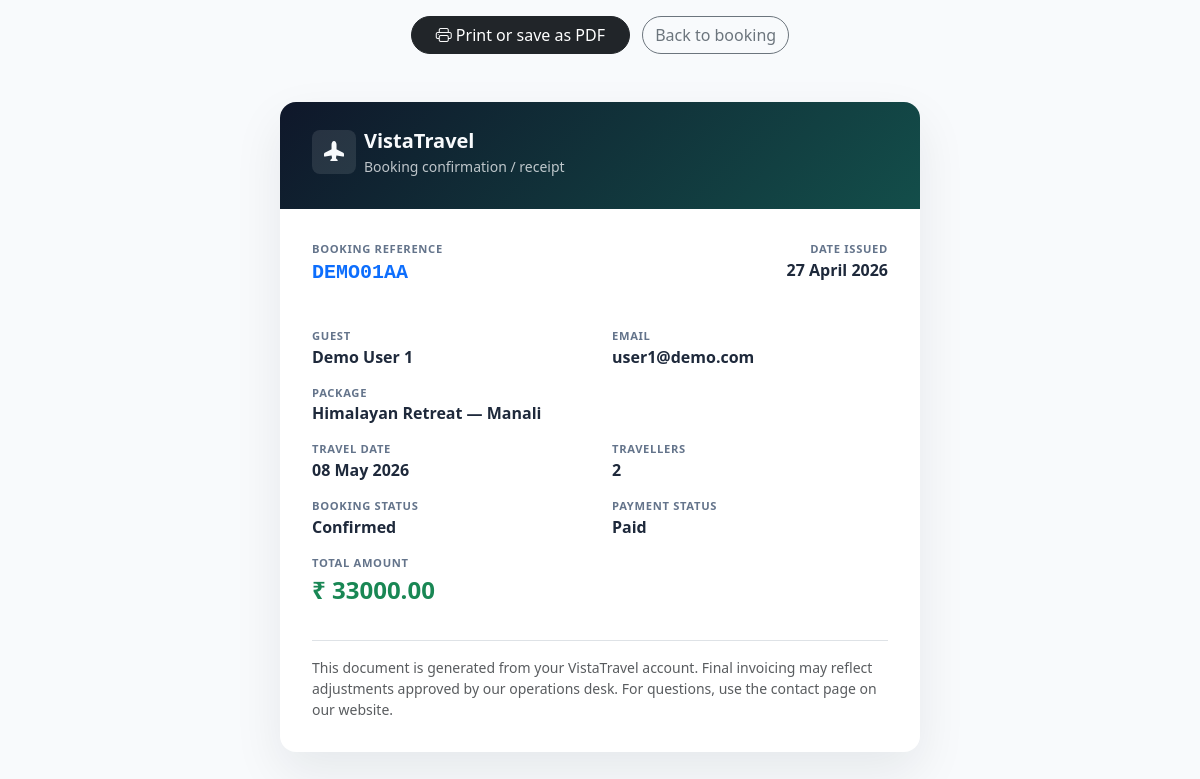
Screenshot of /user/bookings/1/receipt (signed in) with the database file from the repository.
### app/models.py (models this page shows, shortened)
class Booking(db.Model):
    __tablename__ = "bookings"
    id = db.Column(db.Integer, primary_key=True)
    public_id = db.Column(db.String(32), unique=True, nullable=False, index=True)
    user_id = db.Column(db.Integer, db.ForeignKey("users.id"), nullable=False)
    package_id = db.Column(db.Integer, db.ForeignKey("tour_packages.id"), nullable=False)
    package_date_id = db.Column(db.Integer, db.ForeignKey("package_dates.id"))
    travellers_count = db.Column(db.Integer, default=1)
    total_amount = db.Column(db.Numeric(12, 2), default=0)
    status = db.Column(db.String(20), default="pending")
    payment_status = db.Column(db.String(20), default="pending")
    special_request = db.Column(db.Text)
    admin_remarks = db.Column(db.Text)
    coupon_code = db.Column(db.String(40))
    created_at = db.Column(db.DateTime, default=utcnow)
    updated_at = db.Column(db.DateTime, default=utcnow, onupdate=utcnow)
    package = db.relationship("TourPackage", backref="bookings")
    travel_slot = db.relationship("PackageDate", backref="bookings")
    travellers = db.relationship(
        "BookingTraveller", backref="booking", lazy="dynamic", cascade="all, delete-orphan"
    )
    payments = db.relationship(
        "Payment", backref="booking", lazy="dynamic", cascade="all, delete-orphan"
    )

class User(db.Model):
    __tablename__ = "users"
    id = db.Column(db.Integer, primary_key=True)
    full_name = db.Column(db.String(120), nullable=False)
    email = db.Column(db.String(120), unique=True, nullable=False, index=True)
    mobile = db.Column(db.String(20), index=True)
    password_hash = db.Column(db.String(255), nullable=False)
    address = db.Column(db.Text)
    gender = db.Column(db.String(20))
    profile_image = db.Column(db.String(255))
    is_active = db.Column(db.Boolean, default=True)
    recovery_token = db.Column(db.String(128), index=True)
    recovery_token_expires = db.Column(db.DateTime)
    created_at = db.Column(db.DateTime, default=utcnow)
    updated_at = db.Column(db.DateTime, default=utcnow, onupdate=utcnow)
    bookings = db.relationship("Booking", backref="user", lazy="dynamic")
    wishlist_items = db.relationship("Wishlist", backref="user", lazy="dynamic", cascade="all, delete-orphan")

class TourPackage(db.Model):
    __tablename__ = "tour_packages"
    id = db.Column(db.Integer, primary_key=True)
    title = db.Column(db.String(200), nullable=False, index=True)
    brand_id = db.Column(db.Integer, db.ForeignKey("brands.id"), nullable=False)
    category_id = db.Column(db.Integer, db.ForeignKey("categories.id"), nullable=False)
    destination_id = db.Column(db.Integer, db.ForeignKey("destinations.id"), nullable=False)
    hotel_id = db.Column(db.Integer, db.ForeignKey("hotels.id"))
    transport_id = db.Column(db.Integer, db.ForeignKey("transports.id"))
    price = db.Column(db.Numeric(12, 2), nullable=False)
    discount_price = db.Column(db.Numeric(12, 2))
    duration_days = db.Column(db.Integer, default=1)
    duration_nights = db.Column(db.Integer, default=0)
    max_persons = db.Column(db.Integer, default=10)
    start_point = db.Column(db.String(255))
    end_point = db.Column(db.String(255))
    hotel_details_text = db.Column(db.Text)
    meal_details = db.Column(db.Text)
    transport_details_text = db.Column(db.Text)
    itinerary_json = db.Column(db.Text)
    inclusions = db.Column(db.Text)
    exclusions = db.Column(db.Text)
    terms = db.Column(db.Text)
    main_image = db.Column(db.String(255))
    status = db.Column(db.String(20), default="available")
    is_featured = db.Column(db.Boolean, default=False)
    created_at = db.Column(db.DateTime, default=utcnow)
    updated_at = db.Column(db.DateTime, default=utcnow, onupdate=utcnow)
    images = db.relationship(
        "PackageImage", backref="package", lazy="dynamic", cascade="all, delete-orphan"
    )
    dates = db.relationship(
        "PackageDate", backref="package", lazy="dynamic", cascade="all, delete-orphan"
    )

class PackageDate(db.Model):
    __tablename__ = "package_dates"
    id = db.Column(db.Integer, primary_key=True)
    package_id = db.Column(db.Integer, db.ForeignKey("tour_packages.id"), nullable=False)
    travel_date = db.Column(db.Date, nullable=False)
    seats_available = db.Column(db.Integer, default=0)
    booking_closed = db.Column(db.Boolean, default=False)
    created_at = db.Column(db.DateTime, default=utcnow)
    updated_at = db.Column(db.DateTime, default=utcnow, onupdate=utcnow)
    __table_args__ = (db.UniqueConstraint("package_id", "travel_date", name="uq_pkg_date"),)

### app/user_routes.py (the view)
@user_bp.route("/bookings/<int:booking_id>/receipt")
@user_login_required
def booking_receipt(booking_id):
    from .models import User
    user = User.query.get_or_404(session["user_id"])
    b = Booking.query.filter_by(id=booking_id, user_id=user.id).first_or_404()
    return render_template("user/booking_receipt.html", booking=b)

### app/templates/user/booking_receipt.html (shortened to what this page needs)
<!DOCTYPE html>
<html lang="en">
<head>
  <link href="https://cdn.jsdelivr.net/npm/bootstrap@5.3.3/dist/css/bootstrap.min.css" rel="stylesheet">
  <link href="https://cdn.jsdelivr.net/npm/bootstrap-icons@1.11.3/font/bootstrap-icons.min.css" rel="stylesheet">
</head>
<body>
<div class="text-center no-print py-3">
  <button type="button" class="btn btn-dark rounded-pill px-4" onclick="window.print()"><i class="bi bi-printer me-1"></i>Print or save as PDF</button>
  <a class="btn btn-outline-secondary rounded-pill ms-2" href="{{ url_for('user.booking_detail', booking_id=booking.id) }}">Back to booking</a>
</div>
<div class="receipt">
  <div class="receipt-head">
    <div class="d-flex align-items-center gap-2 mb-2">
      <span class="rounded-3 d-inline-flex align-items-center justify-content-center bg-white bg-opacity-10" style="width:44px;height:44px"><i class="bi bi-airplane-fill fs-5"></i></span>
      <div>
        <div class="fw-bold fs-5">VistaTravel</div>
        <div class="small opacity-75">Booking confirmation / receipt</div>
      </div>
    </div>
  </div>
  <div class="receipt-body">
    <div class="row mb-4">
      <div class="col-sm-6">
        <dl class="mb-0">
          <dt>Booking reference</dt>
          <dd class="font-monospace fs-5 text-primary">{{ booking.public_id }}</dd>
        </dl>
      </div>
      <div class="col-sm-6 text-sm-end mt-3 mt-sm-0">
        <dl class="mb-0">
          <dt>Date issued</dt>
          <dd>{% if booking.created_at %}{{ booking.created_at.strftime('%d %B %Y') }}{% else %}—{% endif %}</dd>
        </dl>
      </div>
    </div>
    <dl class="row">
      <div class="col-md-6"><dt>Guest</dt><dd>{{ booking.user.full_name if booking.user else '—' }}</dd></div>
      <div class="col-md-6"><dt>Email</dt><dd class="text-break">{{ booking.user.email if booking.user else '—' }}</dd></div>
      <div class="col-12"><dt>Package</dt><dd>{{ booking.package.title if booking.package else '—' }}</dd></div>
      <div class="col-md-6"><dt>Travel date</dt><dd>{% if booking.travel_slot %}{{ booking.travel_slot.travel_date.strftime('%d %B %Y') }}{% else %}To be confirmed{% endif %}</dd></div>
      <div class="col-md-6"><dt>Travellers</dt><dd>{{ booking.travellers_count }}</dd></div>
      <div class="col-md-6"><dt>Booking status</dt><dd class="text-capitalize">{{ booking.status }}</dd></div>
      <div class="col-md-6"><dt>Payment status</dt><dd class="text-capitalize">{{ booking.payment_status }}</dd></div>
      <div class="col-12"><dt>Total amount</dt><dd class="fs-4 text-success">₹ {{ '%.2f'|format(booking.total_amount|float) }}</dd></div>
    </dl>
    <p class="small text-muted border-top pt-3 mb-0">This document is generated from your VistaTravel account. Final invoicing may reflect adjustments approved by our operations desk. For questions, use the contact page on our website.</p>
  </div>
</div>
</body>
</html>

### app/templates/user/booking_receipt.html (style rules this page uses)
body { font-family: "Segoe UI", system-ui, sans-serif; background: #f8fafc; color: #1e293b; }
.receipt { max-width: 640px; margin: 2rem auto; background: #fff; border-radius: 16px; box-shadow: 0 20px 50px rgba(15,23,42,.08); overflow: hidden; }
.receipt-head { background: linear-gradient(135deg, #0f172a, #134e4a); color: #f8fafc; padding: 1.5rem 2rem; }
.receipt-body { padding: 2rem; }
.receipt dl dt { font-size: .7rem; text-transform: uppercase; letter-spacing: .06em; color: #64748b; }
.receipt dl dd { font-weight: 600; margin-bottom: 1rem; }

### rows the page displays
Booking: public_id "DEMO01AA", created_at "27 April 2026", travellers_count "2", status "Confirmed", payment_status "Paid", total_amount "33000.00"
User: user "Demo User 1", user "user1@demo.com"
TourPackage: package "Himalayan Retreat — Manali"
PackageDate: travel_slot.travel_date "08 May 2026"
